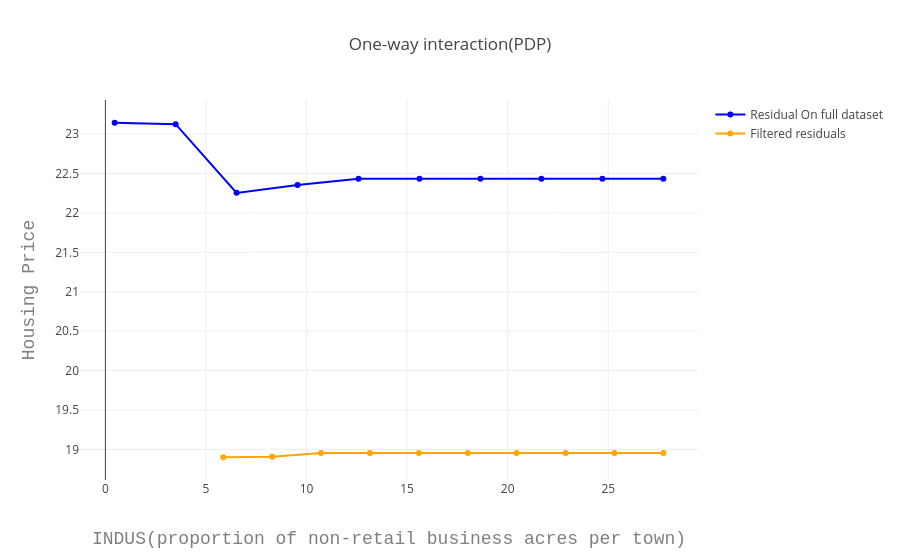

The notebook cell saved with this chart:
### Markdown cell above
#### Visualizing PDP on the full dataset(partial interaction is optimized on residuals) vs filtered residuals

### Code cell
# With interactive plot on can zoom in to get more insight.
simple_plot(pdp1.explanations(), pdp2.explanations())

### Figure 1 — Plotly figure (JSON) as saved in the notebook; plotly's stock layout.template omitted (floating-point values rounded to 4 significant figures)
{"data": [{"marker": {"color": "blue"}, "name": "Residual On full dataset", "type": "scatter", "uid": "0a71980e-2668-11e9-91f7-0e2681d9c366", "x": [0.46, 3.491, 6.522, 9.553, 12.58, 15.62, 18.65, 21.68, 24.71, 27.74], "y": [23.14, 23.13, 22.25, 22.35, 22.43, 22.43, 22.43, 22.43, 22.43, 22.43]}, {"marker": {"color": "orange"}, "name": "Filtered residuals", "type": "scatter", "uid": "0a71980f-2668-11e9-91f7-0e2681d9c366", "x": [5.86, 8.291, 10.72, 13.15, 15.58, 18.02, 20.45, 22.88, 25.31, 27.74], "y": [18.9, 18.91, 18.95, 18.95, 18.95, 18.95, 18.95, 18.95, 18.95, 18.95]}], "layout": {"title": "One-way interaction(PDP)", "xaxis": {"title": "INDUS(proportion of non-retail business acres per town)", "titlefont": {"color": "#7f7f7f", "family": "Courier New, monospace", "size": 18}}, "yaxis": {"title": "Housing Price", "titlefont": {"color": "#7f7f7f", "family": "Courier New, monospace", "size": 18}}}}
